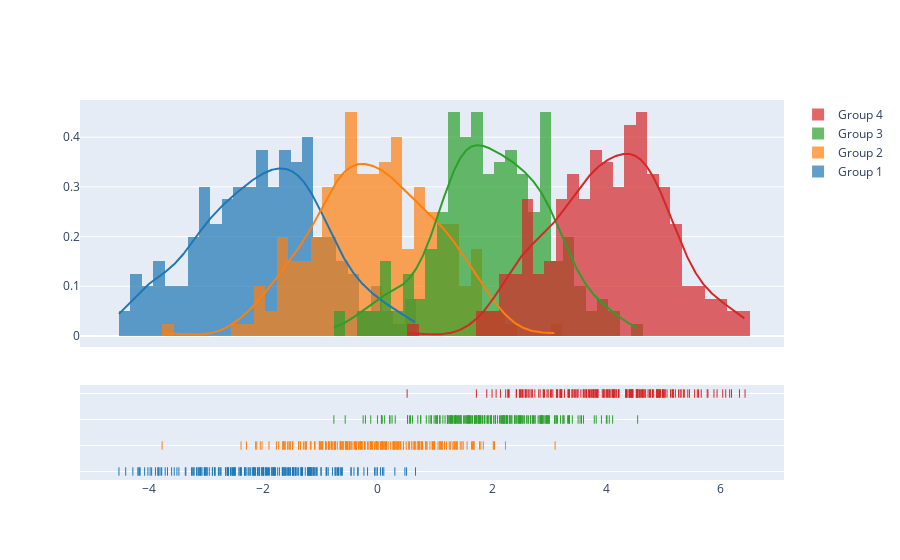

The cell this chart's notebook holds for it:
### Code cell
import plotly.figure_factory as ff

# Add histogram data
x1 = np.random.randn(200) - 2
x2 = np.random.randn(200)
x3 = np.random.randn(200) + 2
x4 = np.random.randn(200) + 4

# Group data together
hist_data = [x1, x2, x3, x4]

group_labels = ['Group 1', 'Group 2', 'Group 3', 'Group 4']

# Create distplot with custom bin_size
fig = ff.create_distplot(hist_data, group_labels, bin_size=.2)
fig.show()

### Figure 1 — Plotly figure (JSON) as saved in the notebook; plotly's stock layout.template omitted (floating-point values rounded to 4 significant figures; data arrays with more than 128 entries replaced by an {"elided": "..."} marker saying what was removed)
{"data": [{"autobinx": false, "histnorm": "probability density", "legendgroup": "Group 1", "marker": {"color": "rgb(31, 119, 180)"}, "name": "Group 1", "opacity": 0.7, "type": "histogram", "x": {"elided": "200 float values"}, "xaxis": "x", "xbins": {"end": 0.6597, "size": 0.2, "start": -4.526}, "yaxis": "y"}, {"autobinx": false, "histnorm": "probability density", "legendgroup": "Group 2", "marker": {"color": "rgb(255, 127, 14)"}, "name": "Group 2", "opacity": 0.7, "type": "histogram", "x": {"elided": "200 float values"}, "xaxis": "x", "xbins": {"end": 3.101, "size": 0.2, "start": -3.771}, "yaxis": "y"}, {"autobinx": false, "histnorm": "probability density", "legendgroup": "Group 3", "marker": {"color": "rgb(44, 160, 44)"}, "name": "Group 3", "opacity": 0.7, "type": "histogram", "x": {"elided": "200 float values"}, "xaxis": "x", "xbins": {"end": 4.544, "size": 0.2, "start": -0.7679}, "yaxis": "y"}, {"autobinx": false, "histnorm": "probability density", "legendgroup": "Group 4", "marker": {"color": "rgb(214, 39, 40)"}, "name": "Group 4", "opacity": 0.7, "type": "histogram", "x": {"elided": "200 float values"}, "xaxis": "x", "xbins": {"end": 6.422, "size": 0.2, "start": 0.513}, "yaxis": "y"}, {"legendgroup": "Group 1", "marker": {"color": "rgb(31, 119, 180)"}, "mode": "lines", "name": "Group 1", "showlegend": false, "type": "scatter", "x": {"elided": "500 float values"}, "xaxis": "x", "y": {"elided": "500 float values"}, "yaxis": "y"}, {"legendgroup": "Group 2", "marker": {"color": "rgb(255, 127, 14)"}, "mode": "lines", "name": "Group 2", "showlegend": false, "type": "scatter", "x": {"elided": "500 float values"}, "xaxis": "x", "y": {"elided": "500 float values"}, "yaxis": "y"}, {"legendgroup": "Group 3", "marker": {"color": "rgb(44, 160, 44)"}, "mode": "lines", "name": "Group 3", "showlegend": false, "type": "scatter", "x": {"elided": "500 float values"}, "xaxis": "x", "y": {"elided": "500 float values"}, "yaxis": "y"}, {"legendgroup": "Group 4", "marker": {"color": "rgb(214, 39, 40)"}, "mode": "lines", "name": "Group 4", "showlegend": false, "type": "scatter", "x": {"elided": "500 float values"}, "xaxis": "x", "y": {"elided": "500 float values"}, "yaxis": "y"}, {"legendgroup": "Group 1", "marker": {"color": "rgb(31, 119, 180)", "symbol": "line-ns-open"}, "mode": "markers", "name": "Group 1", "showlegend": false, "type": "scatter", "x": {"elided": "200 float values"}, "xaxis": "x", "y": {"elided": "200 str values"}, "yaxis": "y2"}, {"legendgroup": "Group 2", "marker": {"color": "rgb(255, 127, 14)", "symbol": "line-ns-open"}, "mode": "markers", "name": "Group 2", "showlegend": false, "type": "scatter", "x": {"elided": "200 float values"}, "xaxis": "x", "y": {"elided": "200 str values"}, "yaxis": "y2"}, {"legendgroup": "Group 3", "marker": {"color": "rgb(44, 160, 44)", "symbol": "line-ns-open"}, "mode": "markers", "name": "Group 3", "showlegend": false, "type": "scatter", "x": {"elided": "200 float values"}, "xaxis": "x", "y": {"elided": "200 str values"}, "yaxis": "y2"}, {"legendgroup": "Group 4", "marker": {"color": "rgb(214, 39, 40)", "symbol": "line-ns-open"}, "mode": "markers", "name": "Group 4", "showlegend": false, "type": "scatter", "x": {"elided": "200 float values"}, "xaxis": "x", "y": {"elided": "200 str values"}, "yaxis": "y2"}], "layout": {"barmode": "overlay", "hovermode": "closest", "legend": {"traceorder": "reversed"}, "xaxis": {"anchor": "y2", "domain": [0.0, 1.0], "zeroline": false}, "yaxis": {"anchor": "free", "domain": [0.35, 1], "position": 0.0}, "yaxis2": {"anchor": "x", "domain": [0, 0.25], "dtick": 1, "showticklabels": false}}}
